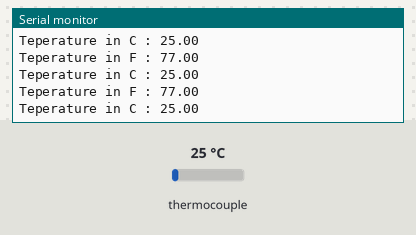
This sketch was run on a simulated Arduino Mega 2560, built with avr-gcc and run on an emulated ATmega2560. Shown: the last lines printed to the serial monitor. Wiring (inferred from the names in the program): MAX6675 thermocouple converter: CS pin 50; MISO pin 48; SCK pin 52. The inputs (shaded band) are chosen by the test bench; at power-on: thermocouple 25 °C.

Above: at 1.2 s.
1.3 s: thermocouple set to 6 °C
At 1.43 s:
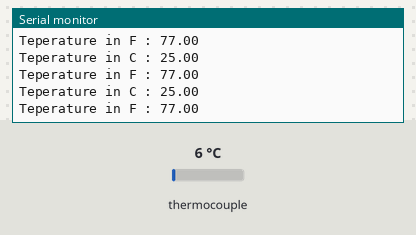
2.8 s: thermocouple set to 75 °C
At 3.05 s:
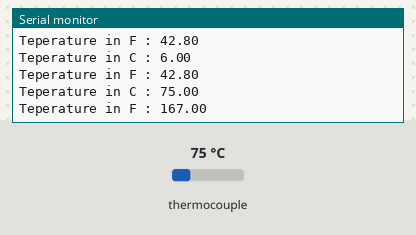
Timing chart, 0 to 5.8 s (numbered marks = the images above; inputs shaded):
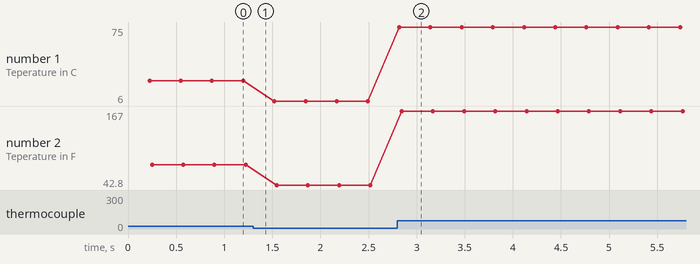

Measured:
- after the input at 2.8 s, the serial monitor: prints a new line at once (image 2)
- plotted number 1: 25 → 6 after the input at 1.3 s, 6 → 75 after the input at 2.8 s
- plotted number 2: 77 → 42.8 after the input at 1.3 s, 42.8 → 167 after the input at 2.8 s

The sketch:

MAX_6675.ino
```cpp
#define CLK 52
#define DBIT 48 // so
#define CS 50

#include <SoftwareSerial.h>

int v = 0;
float Ctemp, Ftemp;

void setup()   {
  Serial.begin(9600);
  pinMode(CLK, OUTPUT);
  pinMode(DBIT, INPUT);
  pinMode(CS, OUTPUT);
  digitalWrite(CS, HIGH);
  digitalWrite(CLK, LOW);
}

void loop()   {
  v = spiRead();
  if (v == -1)   {
    Serial.print("No sensor \n");
  }
  else   {
    Ctemp =  v * 0.25;
    Ftemp = (Ctemp * 9 / 5) + 32;
    Serial.print("Teperature in C : ");
    Serial.println(Ctemp);
    Serial.print("Teperature in F : ");
    Serial.println(Ftemp);
  }
  delay(100);
}

int spiRead()
{
  int value = 0;
  digitalWrite(CS,LOW);
  delay(2);
  digitalWrite(CS,HIGH);
  delay(220);

  /* Read the chip and return the raw temperature value */
  /* Bring CS pin low to allow us to read the data from
   the conversion process */

  digitalWrite(CS,LOW);
  /* Cycle the clock for dummy bit 15 */
  digitalWrite(CLK,HIGH);
  delay(1);
  digitalWrite(CLK,LOW);

  /*
   Read bits 14-3 from MAX6675 for the Temp. Loop for each bit reading
   the value and storing the final value in 'temp'
   */

  for (int i=14; i>=0; i--)
  {
    digitalWrite(CLK,HIGH);
    value += digitalRead(DBIT) << i;
    digitalWrite(CLK,LOW);
  }

  // check bit D2 if HIGH no sensor
  if ((value & 0x04) == 0x04)
    return -1;

  // shift right three places
  return value >> 3;
}
```
